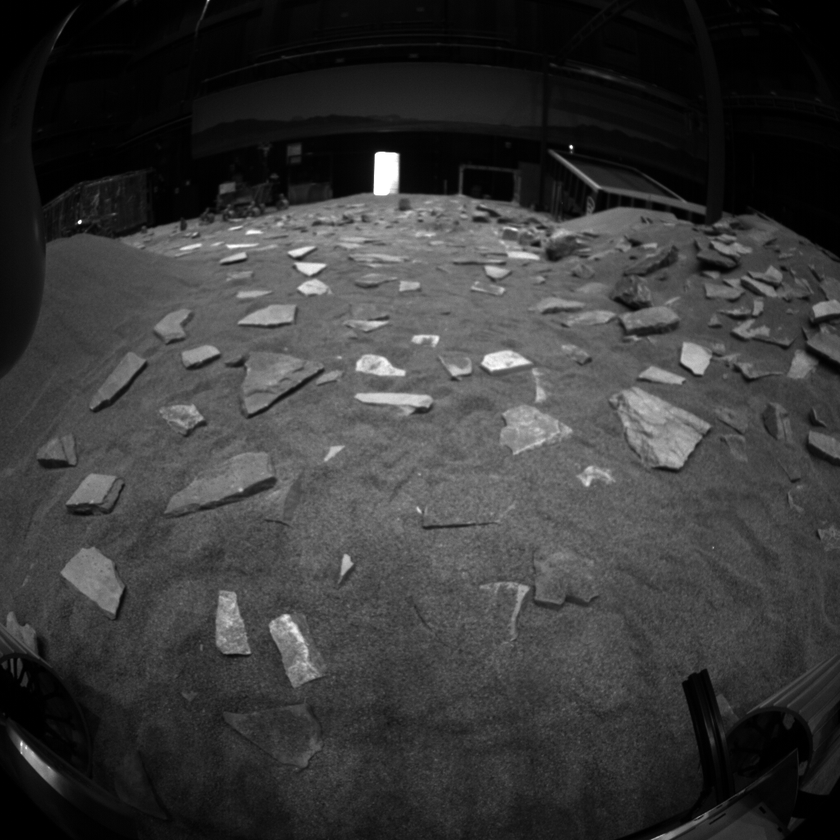
#> input picture fisheyeUndistort/1.png, 840 x 840 px, shrunk from 1024 x 1024 before the run
$ python fisheyeUndistort.py   (older library calls are emulated)
#> lines starting #> are read from the running program, lines starting #| are printed output that depends on the picture
import cv2
import numpy as np

img = cv2.imread('1.png')
#> img is the input picture: shape (840, 840, 3); min 0, max 255, mean 57.2
K = [[537.2958333, 0, 543.3864583],
    [0, 537.2958333, 500.8630271],
    [0, 0, 1]]
K = np.array(K)

# 畸变参数[k1, k2, p1, p2, k3=None, k4=None, k5=None, k6=None]
D = [6.8391e-002, 8.93718e-004, -2.8611e-004, -8.0824e-006]
D = np.array(D)

DIM = img.shape[:2]
#> DIM = (840, 840)
map1, map2 = cv2.fisheye.initUndistortRectifyMap(K, D, np.eye(3), K, DIM, cv2.CV_16SC2)
undistorted_img = cv2.remap(img, map1, map2, interpolation=cv2.INTER_LINEAR,borderMode=cv2.BORDER_CONSTANT)
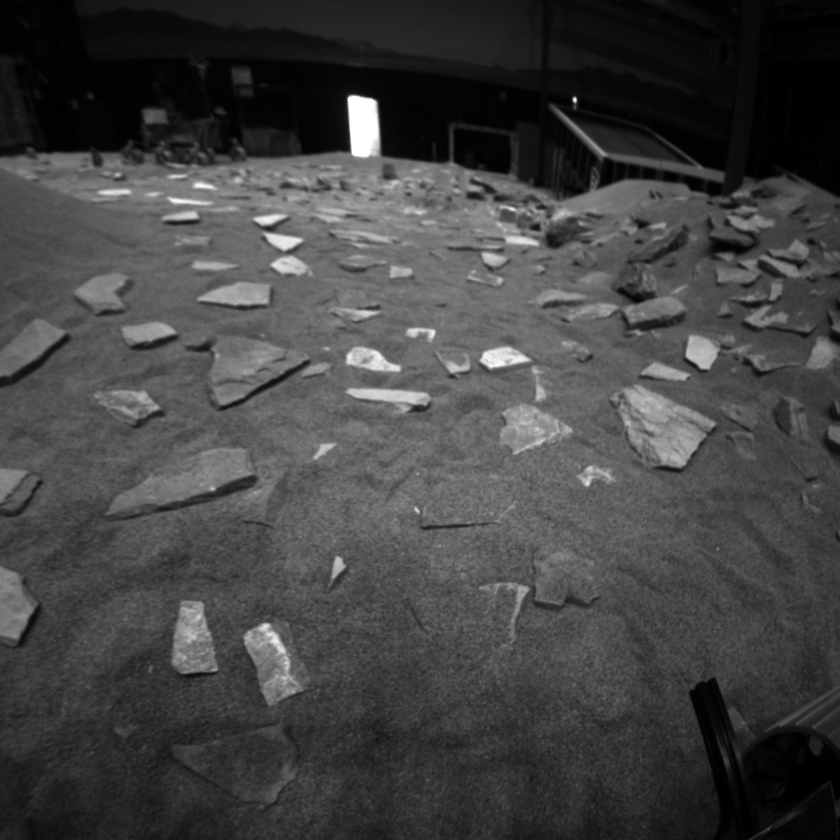
#> undistorted_img: shape (840, 840, 3); min 0, max 255, mean 67.3
cv2.imwrite('unfisheyeImage.png', undistorted_img)
